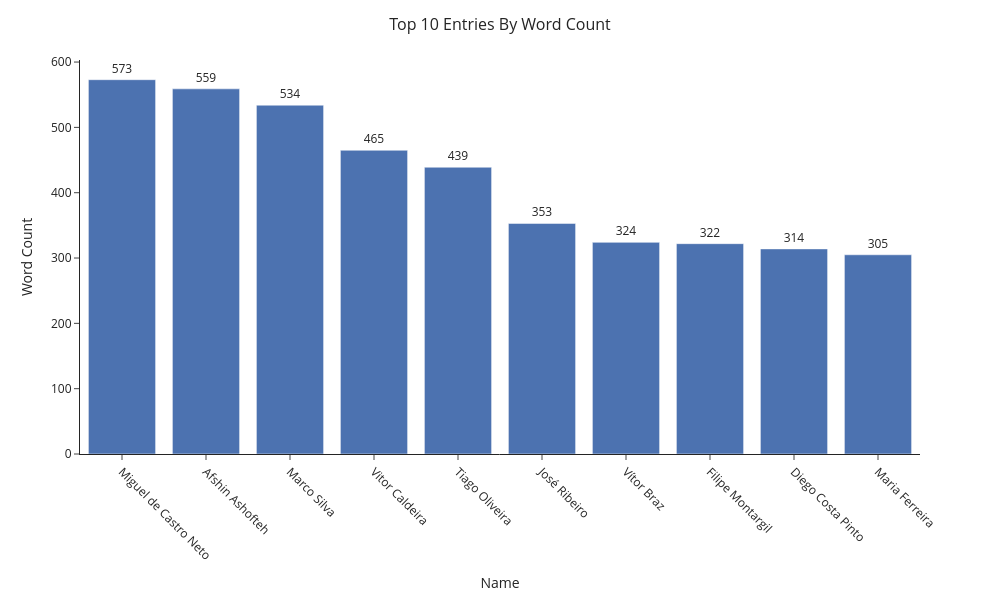

Write notebook code for a chart like this one.
### Code cell
# Plotting our findings 

# Creating the bar plot
fig = px.bar(
    top_10_wc, 
    x='Name',  
    y='Word_Count', 
    text='Word_Count', 
    template='seaborn'
)

# Update layout for better readability
fig.update_layout(
    xaxis_title='Name',
    yaxis_title='Word Count',
    title={
        'text': "Top 10 Entries By Word Count", 
        'x': 0.5,  
    },
    title_font_size=16,
    xaxis_tickangle=45,
    width=1000,  
    height=600, 
    template='simple_white'
)

# Display the count on top of the bars
fig.update_traces(textposition='outside')
fig.show()

### Figure 1 — Plotly figure (JSON) as saved in the notebook; plotly's stock layout.template omitted (floating-point values rounded to 4 significant figures)
{"data": [{"alignmentgroup": "True", "hovertemplate": "Name=%{x}<br>Word_Count=%{text}<extra></extra>", "legendgroup": "", "marker": {"color": "rgb(76,114,176)", "pattern": {"shape": ""}}, "name": "", "offsetgroup": "", "orientation": "v", "showlegend": false, "text": [573, 559, 534, 465, 439, 353, 324, 322, 314, 305], "textposition": "outside", "type": "bar", "x": ["Miguel de Castro Neto", "Afshin Ashofteh", "Marco Silva", "Vitor Caldeira", "Tiago Oliveira", "José Ribeiro", "Vítor Braz", "Filipe Montargil", "Diego Costa Pinto", "Maria Ferreira"], "xaxis": "x", "y": [573, 559, 534, 465, 439, 353, 324, 322, 314, 305], "yaxis": "y"}], "layout": {"barmode": "relative", "height": 600, "legend": {"tracegroupgap": 0}, "margin": {"t": 60}, "title": {"font": {"size": 16}, "text": "Top 10 Entries By Word Count", "x": 0.5}, "width": 1000, "xaxis": {"anchor": "y", "autorange": true, "domain": [0, 1], "range": [-0.5, 9.5], "tickangle": 45, "title": {"text": "Name"}, "type": "category"}, "yaxis": {"anchor": "x", "autorange": true, "domain": [0, 1], "range": [0, 603.2], "title": {"text": "Word Count"}, "type": "linear"}}}
